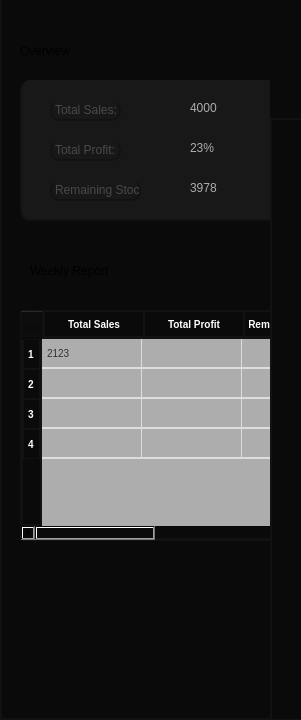
     <widget class="QWidget" name="widget_131" native="true">
      <property name="geometry">
       <rect>
        <x>980</x>
        <y>30</y>
        <width>301</width>
        <height>720</height>
       </rect>
      </property>
      <property name="styleSheet">
       <string notr="true">background:#0a0a0a;
border: 2px solid #121212;
border-top:none;</string>
      </property>
      <widget class="QLabel" name="label_345">
       <property name="geometry">
        <rect>
         <x>20</x>
         <y>20</y>
         <width>111</width>
         <height>61</height>
        </rect>
       </property>
       <property name="styleSheet">
        <string notr="true">font: 16pt &quot;Sans Serif Collection&quot;;
border:none;</string>
       </property>
       <property name="text">
        <string>Overview</string>
       </property>
      </widget>
      <widget class="QWidget" name="widget_132" native="true">
       <property name="geometry">
        <rect>
         <x>20</x>
         <y>80</y>
         <width>271</width>
         <height>141</height>
        </rect>
       </property>
       <property name="styleSheet">
        <string notr="true">border-radius: 10px;
background:#181818;</string>
       </property>
       <widget class="QLabel" name="label_346">
        <property name="geometry">
         <rect>
          <x>30</x>
          <y>20</y>
          <width>71</width>
          <height>21</height>
         </rect>
        </property>
        <property name="styleSheet">
         <string notr="true">color:#494949;
</string>
        </property>
        <property name="text">
         <string>Total Sales:</string>
        </property>
       </widget>
       <widget class="QLabel" name="label_348">
        <property name="geometry">
         <rect>
          <x>30</x>
          <y>60</y>
          <width>71</width>
          <height>21</height>
         </rect>
        </property>
        <property name="styleSheet">
         <string notr="true">color:#494949;
</string>
        </property>
        <property name="text">
         <string>Total Profit:</string>
        </property>
       </widget>
       <widget class="QLabel" name="label_349">
        <property name="geometry">
         <rect>
          <x>30</x>
          <y>100</y>
          <width>91</width>
          <height>21</height>
         </rect>
        </property>
        <property name="styleSheet">
         <string notr="true">color:#494949;
</string>
        </property>
        <property name="text">
         <string>Remaining Stock:</string>
        </property>
       </widget>
       <widget class="QLabel" name="label_350">
        <property name="geometry">
         <rect>
          <x>170</x>
          <y>20</y>
          <width>91</width>
          <height>16</height>
         </rect>
        </property>
        <property name="styleSheet">
         <string notr="true">border:none;
color:#adadad;</string>
        </property>
        <property name="text">
         <string>4000</string>
        </property>
       </widget>
       <widget class="QLabel" name="label_351">
        <property name="geometry">
         <rect>
          <x>170</x>
          <y>60</y>
          <width>91</width>
          <height>16</height>
         </rect>
        </property>
        <property name="styleSheet">
         <string notr="true">border:none;
color:#adadad;</string>
        </property>
        <property name="text">
         <string>23%</string>
        </property>
       </widget>
       <widget class="QLabel" name="label_352">
        <property name="geometry">
         <rect>
          <x>170</x>
          <y>100</y>
          <width>91</width>
          <height>16</height>
         </rect>
        </property>
        <property name="styleSheet">
         <string notr="true">border:none;
color:#adadad;</string>
        </property>
        <property name="text">
         <string>3978</string>
        </property>
       </widget>
      </widget>
      <widget class="QLabel" name="label_353">
       <property name="geometry">
        <rect>
         <x>30</x>
         <y>240</y>
         <width>141</width>
         <height>61</height>
        </rect>
       </property>
       <property name="styleSheet">
        <string notr="true">font: 16pt &quot;Sans Serif Collection&quot;;
border:none;</string>
       </property>
       <property name="text">
        <string>Weekly Report</string>
       </property>
      </widget>
      <widget class="QTableWidget" name="tableWidget_7">
       <property name="geometry">
        <rect>
         <x>20</x>
         <y>310</y>
         <width>271</width>
         <height>231</height>
        </rect>
       </property>
       <property name="styleSheet">
        <string notr="true">QTableWidget, QTableView {
    border: 1px solid #121212;
    border-radius: 5px;
    gridline-color: #ddd;
    background-color: #adadad;
    font-size: 10px;
    font-family: Arial, sans-serif;
    color: #333;
    selection-background-color: #0078D7;
    selection-color: white;
}

QHeaderView::section {
    background-color:#0a0a0a;
    color: white;
    padding: 4px;
    border: 1px solid #121212;
    font-size: 10px;
    font-weight: bold;
    text-align: center;
}

QTableWidget::item, QTableView::item {
    padding: 2px;
    border-bottom: 1px solid #ddd;
    text-align: center;
}

QTableWidget::item:selected, QTableView::item:selected {
    background-color: #0078D7;
    color: white;
}

QTableCornerButton::section {
    background-color: #adadad;
    border: 1px solid #adadad;
	border-top-left-radius: 8px;
  
}
</string>
       </property>
       <row/>
       <row/>
       <row/>
       <row/>
       <column>
        <property name="text">
         <string>Total Sales</string>
        </property>
       </column>
       <column>
        <property name="text">
         <string>Total Profit</string>
        </property>
       </column>
       <column>
        <property name="text">
         <string>Remaining Debtors</string>
        </property>
       </column>
       <column>
        <property name="text">
         <string>Remaining Stock</string>
        </property>
       </column>
       <item row="0" column="0">
        <property name="text">
         <string>2123</string>
        </property>
       </item>
      </widget>
      <widget class="QWidget" name="widget_133" native="true">
       <property name="geometry">
        <rect>
         <x>980</x>
         <y>0</y>
         <width>301</width>
         <height>720</height>
        </rect>
       </property>
       <property name="styleSheet">
        <string notr="true">background:#0a0a0a;
border: 2px solid #121212;
border-top:none;</string>
       </property>
       <widget class="QLabel" name="label_354">
        <property name="geometry">
         <rect>
          <x>20</x>
          <y>20</y>
          <width>111</width>
          <height>61</height>
         </rect>
        </property>
        <property name="styleSheet">
         <string notr="true">font: 16pt &quot;Sans Serif Collection&quot;;
border:none;</string>
        </property>
        <property name="text">
         <string>Overview</string>
        </property>
       </widget>
       <widget class="QWidget" name="widget_134" native="true">
        <property name="geometry">
         <rect>
          <x>20</x>
          <y>80</y>
          <width>271</width>
          <height>141</height>
         </rect>
        </property>
        <property name="styleSheet">
         <string notr="true">border-radius: 10px;
background:#181818;</string>
        </property>
        <widget class="QLabel" name="label_355">
         <property name="geometry">
          <rect>
           <x>30</x>
           <y>20</y>
           <width>71</width>
           <height>21</height>
          </rect>
         </property>
         <property name="styleSheet">
          <string notr="true">color:#494949;
</string>
         </property>
         <property name="text">
          <string>Total Sales:</string>
         </property>
        </widget>
        <widget class="QLabel" name="label_356">
         <property name="geometry">
          <rect>
           <x>30</x>
           <y>60</y>
           <width>71</width>
           <height>21</height>
          </rect>
         </property>
         <property name="styleSheet">
          <string notr="true">color:#494949;
</string>
         </property>
         <property name="text">
          <string>Total Profit:</string>
         </property>
        </widget>
        <widget class="QLabel" name="label_357">
         <property name="geometry">
          <rect>
           <x>30</x>
           <y>100</y>
           <width>91</width>
           <height>21</height>
          </rect>
         </property>
         <property name="styleSheet">
          <string notr="true">color:#494949;
</string>
         </property>
         <property name="text">
          <string>Remaining Stock:</string>
         </property>
        </widget>
        <widget class="QLabel" name="label_358">
         <property name="geometry">
          <rect>
           <x>170</x>
           <y>20</y>
           <width>91</width>
           <height>16</height>
          </rect>
         </property>
         <property name="styleSheet">
          <string notr="true">border:none;
color:#adadad;</string>
         </property>
         <property name="text">
          <string>4000</string>
         </property>
        </widget>
        <widget class="QLabel" name="label_359">
         <property name="geometry">
          <rect>
           <x>170</x>
           <y>60</y>
           <width>91</width>
           <height>16</height>
          </rect>
         </property>
         <property name="styleSheet">
          <string notr="true">border:none;
color:#adadad;</string>
         </property>
         <property name="text">
          <string>23%</string>
         </property>
        </widget>
        <widget class="QLabel" name="label_360">
         <property name="geometry">
          <rect>
           <x>170</x>
           <y>100</y>
           <width>91</width>
           <height>16</height>
          </rect>
         </property>
         <property name="styleSheet">
          <string notr="true">border:none;
color:#adadad;</string>
         </property>
         <property name="text">
          <string>3978</string>
         </property>
        </widget>
       </widget>
       <widget class="QLabel" name="label_361">
        <property name="geometry">
         <rect>
          <x>30</x>
          <y>240</y>
          <width>141</width>
          <height>61</height>
         </rect>
        </property>
        <property name="styleSheet">
         <string notr="true">font: 16pt &quot;Sans Serif Collection&quot;;
border:none;</string>
        </property>
        <property name="text">
         <string>Weekly Report</string>
        </property>
       </widget>
       <widget class="QTableWidget" name="tableWidget_25">
        <property name="geometry">
         <rect>
          <x>20</x>
          <y>310</y>
          <width>271</width>
          <height>231</height>
         </rect>
        </property>
        <property name="styleSheet">
         <string notr="true">QTableWidget, QTableView {
    border: 1px solid #121212;
    border-radius: 5px;
    gridline-color: #ddd;
    background-color: #adadad;
    font-size: 10px;
    font-family: Arial, sans-serif;
    color: #333;
    selection-background-color: #0078D7;
    selection-color: white;
}

QHeaderView::section {
    background-color:#0a0a0a;
    color: white;
    padding: 4px;
    border: 1px solid #121212;
    font-size: 10px;
    font-weight: bold;
    text-align: center;
}

QTableWidget::item, QTableView::item {
    padding: 2px;
    border-bottom: 1px solid #ddd;
    text-align: center;
}

QTableWidget::item:selected, QTableView::item:selected {
    background-color: #0078D7;
    color: white;
}

QTableCornerButton::section {
    background-color: #adadad;
    border: 1px solid #adadad;
	border-top-left-radius: 8px;
  
}
</string>
        </property>
        <row/>
        <row/>
        <row/>
        <row/>
        <column>
         <property name="text">
          <string>Total Sales</string>
         </property>
        </column>
        <column>
         <property name="text">
          <string>Total Profit</string>
         </property>
        </column>
        <column>
         <property name="text">
          <string>Remaining Debtors</string>
         </property>
        </column>
        <column>
         <property name="text">
          <string>Remaining Stock</string>
         </property>
        </column>
        <item row="0" column="0">
         <property name="text">
          <string>2123</string>
         </property>
        </item>
       </widget>
      </widget>
      <widget class="QWidget" name="widget_135" native="true">
       <property name="geometry">
        <rect>
         <x>270</x>
         <y>0</y>
         <width>711</width>
         <height>121</height>
        </rect>
       </property>
       <property name="styleSheet">
        <string notr="true">border:5px;
background:#0a0a0a;
border: 3px solid #121212;
border-right:none;
border-top:none;
border-left:none;


</string>
       </property>
       <widget class="QLabel" name="label_362">
        <property name="geometry">
         <rect>
          <x>50</x>
          <y>40</y>
          <width>601</width>
          <height>41</height>
         </rect>
        </property>
        <property name="font">
         <font>
          <family>Microsoft Sans Serif</family>
          <pointsize>14</pointsize>
          <italic>false</italic>
          <bold>false</bold>
         </font>
        </property>
        <property name="styleSheet">
         <string notr="true">  border-radius: 10px; 
font: 14pt &quot;Microsoft Sans Serif&quot;;
background: white;
 padding-left: 15px;
color:#626262;
border:none;
</string>
        </property>
        <property name="text">
         <string>        Search Something Here </string>
        </property>
       </widget>
       <widget class="QLabel" name="label_363">
        <property name="geometry">
         <rect>
          <x>60</x>
          <y>50</y>
          <width>31</width>
          <height>21</height>
         </rect>
        </property>
        <property name="styleSheet">
         <string notr="true">border-radius:10px;
border:none;
background-color:none;
  background-image: url(&quot;:/new/prefix1/search-01-Stroke-Rounded.png&quot;);
    background-repeat: no-repeat;
    background-position: center;
    background-origin: content;</string>
        </property>
        <property name="text">
         <string/>
        </property>
        <property name="scaledContents">
         <bool>true</bool>
        </property>
       </widget>
      </widget>
      <widget class="QWidget" name="widget_136" native="true">
       <property name="geometry">
        <rect>
         <x>270</x>
         <y>120</y>
         <width>711</width>
         <height>601</height>
        </rect>
       </property>
       <property name="styleSheet">
        <string notr="true">background:#0a0a0a;</string>
       </property>
       <widget class="QLabel" name="label_364">
        <property name="geometry">
         <rect>
          <x>40</x>
          <y>0</y>
          <width>111</width>
          <height>61</height>
         </rect>
        </property>
        <property name="styleSheet">
         <string notr="true">font: 16pt &quot;Sans Serif Collection&quot;;
border:none;</string>
        </property>
        <property name="text">
         <string>Dashboard</string>
        </property>
       </widget>
       <widget class="QWidget" name="widget_137" native="true">
        <property name="geometry">
         <rect>
          <x>40</x>
          <y>70</y>
          <width>201</width>
          <height>141</height>
         </rect>
        </property>
        <property name="styleSheet">
         <string notr="true">background : #121212;</string>
        </property>
        <widget class="QWidget" name="widget_138" native="true">
         <property name="geometry">
          <rect>
           <x>0</x>
           <y>0</y>
           <width>191</width>
           <height>141</height>
          </rect>
         </property>
         <property name="styleSheet">
          <string notr="true">background : #121212;</string>
         </property>
        </widget>
       </widget>
       <widget class="QWidget" name="widget_139" native="true">
        <property name="geometry">
         <rect>
          <x>260</x>
          <y>70</y>
          <width>201</width>
          <height>141</height>
         </rect>
        </property>
        <property name="styleSheet">
         <string notr="true">background : #121212;</string>
        </property>
       </widget>
       <widget class="QWidget" name="widget_140" native="true">
        <property name="geometry">
         <rect>
          <x>490</x>
          <y>70</y>
          <width>201</width>
          <height>421</height>
         </rect>
        </property>
        <property name="styleSheet">
         <string notr="true">background : #121212;</string>
        </property>
       </widget>
       <widget class="QWidget" name="widget_141" native="true">
        <property name="geometry">
         <rect>
          <x>260</x>
          <y>250</y>
          <width>201</width>
          <height>241</height>
         </rect>
        </property>
        <property name="styleSheet">
         <string notr="true">background : #121212;</string>
        </property>
       </widget>
       <widget class="QWidget" name="widget_142" native="true">
        <property name="geometry">
         <rect>
          <x>40</x>
          <y>250</y>
          <width>201</width>
          <height>241</height>
         </rect>
        </property>
        <property name="styleSheet">
         <string notr="true">background : #121212;</string>
        </property>
       </widget>
      </widget>
     </widget>
